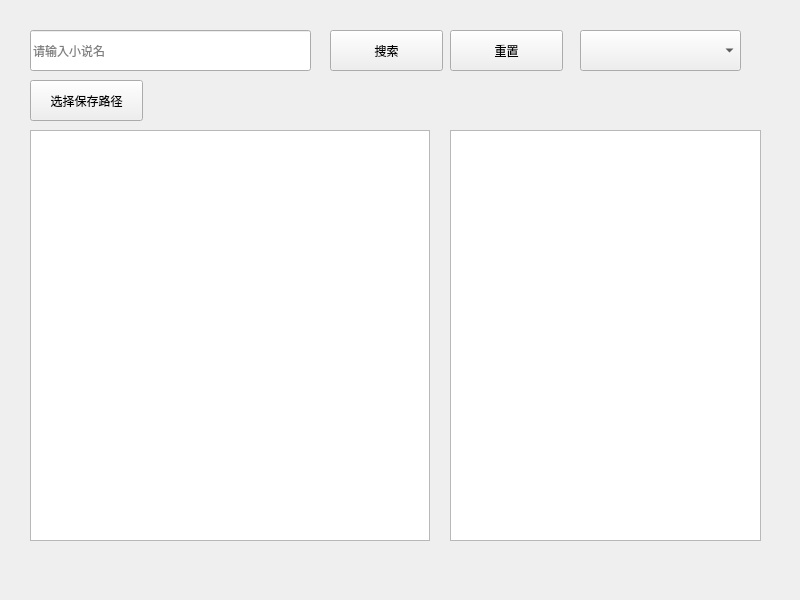
<?xml version="1.0" encoding="UTF-8"?>
<ui version="4.0">
 <class>root</class>
 <widget class="QMainWindow" name="root">
  <property name="windowModality">
   <enum>Qt::ApplicationModal</enum>
  </property>
  <property name="enabled">
   <bool>true</bool>
  </property>
  <property name="geometry">
   <rect>
    <x>0</x>
    <y>0</y>
    <width>800</width>
    <height>600</height>
   </rect>
  </property>
  <property name="minimumSize">
   <size>
    <width>800</width>
    <height>600</height>
   </size>
  </property>
  <property name="maximumSize">
   <size>
    <width>800</width>
    <height>600</height>
   </size>
  </property>
  <property name="baseSize">
   <size>
    <width>800</width>
    <height>600</height>
   </size>
  </property>
  <property name="windowTitle">
   <string>小说下载</string>
  </property>
  <widget class="QWidget" name="centralwidget">
   <widget class="QPushButton" name="searchButton">
    <property name="geometry">
     <rect>
      <x>330</x>
      <y>30</y>
      <width>113</width>
      <height>41</height>
     </rect>
    </property>
    <property name="text">
     <string>搜索</string>
    </property>
   </widget>
   <widget class="QPushButton" name="pathButton">
    <property name="enabled">
     <bool>true</bool>
    </property>
    <property name="geometry">
     <rect>
      <x>30</x>
      <y>80</y>
      <width>113</width>
      <height>41</height>
     </rect>
    </property>
    <property name="text">
     <string>选择保存路径</string>
    </property>
   </widget>
   <widget class="QLabel" name="label">
    <property name="geometry">
     <rect>
      <x>150</x>
      <y>90</y>
      <width>441</width>
      <height>16</height>
     </rect>
    </property>
    <property name="text">
     <string/>
    </property>
   </widget>
   <widget class="QPushButton" name="resetButton">
    <property name="geometry">
     <rect>
      <x>450</x>
      <y>30</y>
      <width>113</width>
      <height>41</height>
     </rect>
    </property>
    <property name="text">
     <string>重置</string>
    </property>
   </widget>
   <widget class="QLineEdit" name="searchEdit">
    <property name="geometry">
     <rect>
      <x>30</x>
      <y>30</y>
      <width>281</width>
      <height>41</height>
     </rect>
    </property>
    <property name="placeholderText">
     <string>请输入小说名</string>
    </property>
   </widget>
   <widget class="QComboBox" name="siteChoose">
    <property name="geometry">
     <rect>
      <x>580</x>
      <y>30</y>
      <width>161</width>
      <height>41</height>
     </rect>
    </property>
   </widget>
   <widget class="QListWidget" name="resultListview">
    <property name="geometry">
     <rect>
      <x>30</x>
      <y>130</y>
      <width>400</width>
      <height>411</height>
     </rect>
    </property>
    <property name="sizePolicy">
     <sizepolicy hsizetype="Preferred" vsizetype="Expanding">
      <horstretch>0</horstretch>
      <verstretch>0</verstretch>
     </sizepolicy>
    </property>
    <property name="maximumSize">
     <size>
      <width>400</width>
      <height>16777215</height>
     </size>
    </property>
    <property name="sizeAdjustPolicy">
     <enum>QAbstractScrollArea::AdjustToContents</enum>
    </property>
    <property name="selectionMode">
     <enum>QAbstractItemView::NoSelection</enum>
    </property>
    <property name="resizeMode">
     <enum>QListView::Adjust</enum>
    </property>
    <property name="spacing">
     <number>10</number>
    </property>
   </widget>
   <widget class="QListWidget" name="downloadList">
    <property name="geometry">
     <rect>
      <x>450</x>
      <y>130</y>
      <width>311</width>
      <height>411</height>
     </rect>
    </property>
   </widget>
  </widget>
 </widget>
 <tabstops>
  <tabstop>searchButton</tabstop>
 </tabstops>
 <resources/>
 <connections/>
</ui>
